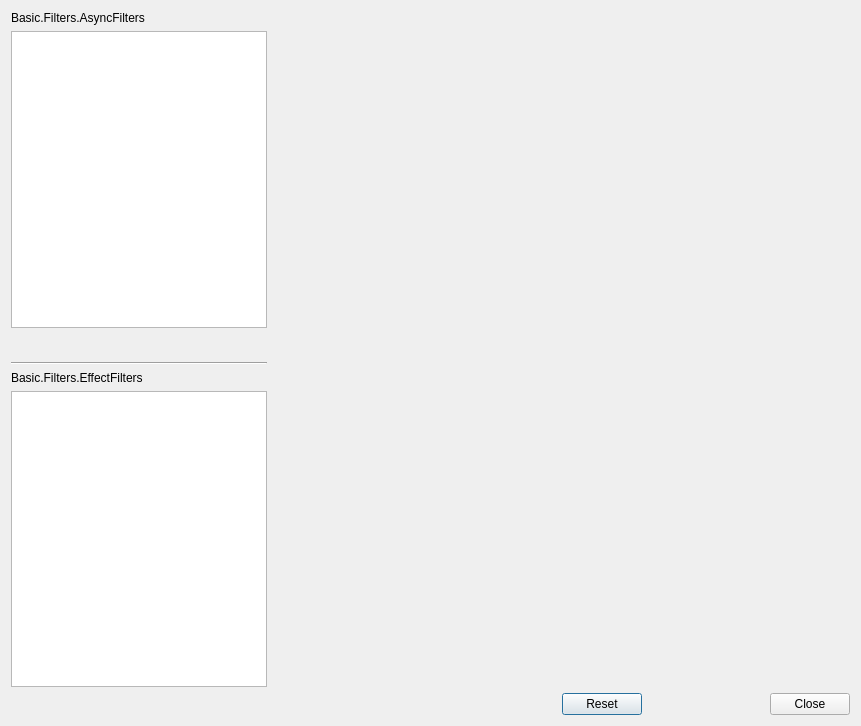
<?xml version="1.0" encoding="UTF-8"?>
<ui version="4.0">
 <class>OBSBasicFilters</class>
 <widget class="QDialog" name="OBSBasicFilters">
  <property name="geometry">
   <rect>
    <x>0</x>
    <y>0</y>
    <width>861</width>
    <height>726</height>
   </rect>
  </property>
  <property name="windowTitle">
   <string>Basic.Filters</string>
  </property>
  <layout class="QVBoxLayout" name="verticalLayout">
   <item>
    <layout class="QHBoxLayout" name="horizontalLayout">
     <property name="sizeConstraint">
      <enum>QLayout::SetMinimumSize</enum>
     </property>
     <item>
      <layout class="QVBoxLayout" name="verticalLayout_2">
       <item>
        <widget class="QWidget" name="asyncWidget">
         <property name="sizePolicy">
          <sizepolicy hsizetype="Preferred" vsizetype="Expanding">
           <horstretch>0</horstretch>
           <verstretch>0</verstretch>
          </sizepolicy>
         </property>
         <layout class="QVBoxLayout" name="verticalLayout_3">
          <property name="leftMargin">
           <number>0</number>
          </property>
          <property name="topMargin">
           <number>0</number>
          </property>
          <property name="rightMargin">
           <number>0</number>
          </property>
          <property name="bottomMargin">
           <number>0</number>
          </property>
          <item>
           <widget class="QLabel" name="asyncLabel">
            <property name="text">
             <string>Basic.Filters.AsyncFilters</string>
            </property>
           </widget>
          </item>
          <item>
           <widget class="FocusList" name="asyncFilters">
            <property name="sizePolicy">
             <sizepolicy hsizetype="Preferred" vsizetype="Expanding">
              <horstretch>0</horstretch>
              <verstretch>0</verstretch>
             </sizepolicy>
            </property>
            <property name="contextMenuPolicy">
             <enum>Qt::CustomContextMenu</enum>
            </property>
            <property name="dragEnabled">
             <bool>true</bool>
            </property>
            <property name="dragDropMode">
             <enum>QAbstractItemView::InternalMove</enum>
            </property>
            <property name="defaultDropAction">
             <enum>Qt::TargetMoveAction</enum>
            </property>
           </widget>
          </item>
          <item alignment="Qt::AlignLeft">
           <widget class="QWidget" name="widget">
            <layout class="QHBoxLayout" name="horizontalLayout_4">
             <property name="spacing">
              <number>4</number>
             </property>
             <property name="leftMargin">
              <number>0</number>
             </property>
             <property name="topMargin">
              <number>0</number>
             </property>
             <property name="rightMargin">
              <number>0</number>
             </property>
             <property name="bottomMargin">
              <number>0</number>
             </property>
             <item>
              <widget class="QPushButton" name="addAsyncFilter">
               <property name="maximumSize">
                <size>
                 <width>22</width>
                 <height>22</height>
                </size>
               </property>
               <property name="text">
                <string notr="true"/>
               </property>
               <property name="icon">
                <iconset resource="obs.qrc">
                 <normaloff>:/res/images/add.png</normaloff>:/res/images/add.png</iconset>
               </property>
               <property name="autoDefault">
                <bool>false</bool>
               </property>
               <property name="flat">
                <bool>true</bool>
               </property>
               <property name="themeID" stdset="0">
                <string>addIconSmall</string>
               </property>
               <property name="accessibleName">
                <string>Add</string>
               </property>
              </widget>
             </item>
             <item>
              <widget class="QPushButton" name="removeAsyncFilter">
               <property name="maximumSize">
                <size>
                 <width>22</width>
                 <height>22</height>
                </size>
               </property>
               <property name="text">
                <string notr="true"/>
               </property>
               <property name="icon">
                <iconset resource="obs.qrc">
                 <normaloff>:/res/images/list_remove.png</normaloff>:/res/images/list_remove.png</iconset>
               </property>
               <property name="autoDefault">
                <bool>false</bool>
               </property>
               <property name="flat">
                <bool>true</bool>
               </property>
               <property name="themeID" stdset="0">
                <string>removeIconSmall</string>
               </property>
               <property name="accessibleName">
                <string>Remove</string>
               </property>
              </widget>
             </item>
             <item>
              <widget class="QPushButton" name="moveAsyncFilterUp">
               <property name="maximumSize">
                <size>
                 <width>22</width>
                 <height>22</height>
                </size>
               </property>
               <property name="text">
                <string notr="true"/>
               </property>
               <property name="icon">
                <iconset resource="obs.qrc">
                 <normaloff>:/res/images/up.png</normaloff>:/res/images/up.png</iconset>
               </property>
               <property name="autoDefault">
                <bool>false</bool>
               </property>
               <property name="flat">
                <bool>true</bool>
               </property>
               <property name="themeID" stdset="0">
                <string>upArrowIconSmall</string>
               </property>
               <property name="accessibleName">
                <string>MoveUp</string>
               </property>
              </widget>
             </item>
             <item>
              <widget class="QPushButton" name="moveAsyncFilterDown">
               <property name="maximumSize">
                <size>
                 <width>22</width>
                 <height>22</height>
                </size>
               </property>
               <property name="text">
                <string notr="true"/>
               </property>
               <property name="icon">
                <iconset resource="obs.qrc">
                 <normaloff>:/res/images/down.png</normaloff>:/res/images/down.png</iconset>
               </property>
               <property name="autoDefault">
                <bool>false</bool>
               </property>
               <property name="flat">
                <bool>true</bool>
               </property>
               <property name="themeID" stdset="0">
                <string>downArrowIconSmall</string>
               </property>
               <property name="accessibleName">
                <string>MoveDown</string>
               </property>
              </widget>
             </item>
            </layout>
           </widget>
          </item>
         </layout>
        </widget>
       </item>
       <item>
        <widget class="Line" name="separatorLine">
         <property name="orientation">
          <enum>Qt::Horizontal</enum>
         </property>
        </widget>
       </item>
       <item>
        <widget class="QWidget" name="effectWidget">
         <property name="sizePolicy">
          <sizepolicy hsizetype="Preferred" vsizetype="Expanding">
           <horstretch>0</horstretch>
           <verstretch>0</verstretch>
          </sizepolicy>
         </property>
         <layout class="QVBoxLayout" name="verticalLayout_4">
          <property name="leftMargin">
           <number>0</number>
          </property>
          <property name="topMargin">
           <number>0</number>
          </property>
          <property name="rightMargin">
           <number>0</number>
          </property>
          <property name="bottomMargin">
           <number>0</number>
          </property>
          <item>
           <widget class="QLabel" name="label_2">
            <property name="text">
             <string>Basic.Filters.EffectFilters</string>
            </property>
           </widget>
          </item>
          <item>
           <widget class="FocusList" name="effectFilters">
            <property name="sizePolicy">
             <sizepolicy hsizetype="Preferred" vsizetype="Expanding">
              <horstretch>0</horstretch>
              <verstretch>0</verstretch>
             </sizepolicy>
            </property>
            <property name="contextMenuPolicy">
             <enum>Qt::CustomContextMenu</enum>
            </property>
            <property name="dragEnabled">
             <bool>true</bool>
            </property>
            <property name="dragDropMode">
             <enum>QAbstractItemView::InternalMove</enum>
            </property>
            <property name="defaultDropAction">
             <enum>Qt::TargetMoveAction</enum>
            </property>
           </widget>
          </item>
          <item alignment="Qt::AlignLeft">
           <widget class="QWidget" name="widget_2">
            <layout class="QHBoxLayout" name="horizontalLayout_6">
             <property name="spacing">
              <number>4</number>
             </property>
             <property name="leftMargin">
              <number>0</number>
             </property>
             <property name="topMargin">
              <number>0</number>
             </property>
             <property name="rightMargin">
              <number>0</number>
             </property>
             <property name="bottomMargin">
              <number>0</number>
             </property>
             <item>
              <widget class="QPushButton" name="addEffectFilter">
               <property name="maximumSize">
                <size>
                 <width>22</width>
                 <height>22</height>
                </size>
               </property>
               <property name="text">
                <string notr="true"/>
               </property>
               <property name="icon">
                <iconset resource="obs.qrc">
                 <normaloff>:/res/images/add.png</normaloff>:/res/images/add.png</iconset>
               </property>
               <property name="autoDefault">
                <bool>false</bool>
               </property>
               <property name="flat">
                <bool>true</bool>
               </property>
               <property name="themeID" stdset="0">
                <string>addIconSmall</string>
               </property>
               <property name="accessibleName">
                <string>Add</string>
               </property>
              </widget>
             </item>
             <item>
              <widget class="QPushButton" name="removeEffectFilter">
               <property name="maximumSize">
                <size>
                 <width>22</width>
                 <height>22</height>
                </size>
               </property>
               <property name="text">
                <string notr="true"/>
               </property>
               <property name="icon">
                <iconset resource="obs.qrc">
                 <normaloff>:/res/images/list_remove.png</normaloff>:/res/images/list_remove.png</iconset>
               </property>
               <property name="autoDefault">
                <bool>false</bool>
               </property>
               <property name="flat">
                <bool>true</bool>
               </property>
               <property name="themeID" stdset="0">
                <string>removeIconSmall</string>
               </property>
               <property name="accessibleName">
                <string>Remove</string>
               </property>
              </widget>
             </item>
             <item>
              <widget class="QPushButton" name="moveEffectFilterUp">
               <property name="maximumSize">
                <size>
                 <width>22</width>
                 <height>22</height>
                </size>
               </property>
               <property name="text">
                <string notr="true"/>
               </property>
               <property name="icon">
                <iconset resource="obs.qrc">
                 <normaloff>:/res/images/up.png</normaloff>:/res/images/up.png</iconset>
               </property>
               <property name="autoDefault">
                <bool>false</bool>
               </property>
               <property name="flat">
                <bool>true</bool>
               </property>
               <property name="themeID" stdset="0">
                <string>upArrowIconSmall</string>
               </property>
               <property name="accessibleName">
                <string>MoveUp</string>
               </property>
              </widget>
             </item>
             <item>
              <widget class="QPushButton" name="moveEffectFilterDown">
               <property name="maximumSize">
                <size>
                 <width>22</width>
                 <height>22</height>
                </size>
               </property>
               <property name="text">
                <string notr="true"/>
               </property>
               <property name="icon">
                <iconset resource="obs.qrc">
                 <normaloff>:/res/images/down.png</normaloff>:/res/images/down.png</iconset>
               </property>
               <property name="autoDefault">
                <bool>false</bool>
               </property>
               <property name="flat">
                <bool>true</bool>
               </property>
               <property name="themeID" stdset="0">
                <string>downArrowIconSmall</string>
               </property>
               <property name="accessibleName">
                <string>MoveDown</string>
               </property>
              </widget>
             </item>
            </layout>
           </widget>
          </item>
         </layout>
        </widget>
       </item>
      </layout>
     </item>
     <item>
      <layout class="QVBoxLayout" name="rightContainerLayout">
       <item>
        <layout class="QVBoxLayout" name="rightLayout">
         <item>
          <widget class="OBSQTDisplay" name="preview">
           <property name="sizePolicy">
            <sizepolicy hsizetype="Expanding" vsizetype="Expanding">
             <horstretch>0</horstretch>
             <verstretch>0</verstretch>
            </sizepolicy>
           </property>
           <property name="minimumSize">
            <size>
             <width>24</width>
             <height>24</height>
            </size>
           </property>
          </widget>
         </item>
        </layout>
       </item>
       <item>
        <layout class="QHBoxLayout" name="horizontalLayout_2">
         <property name="spacing">
          <number>4</number>
         </property>
         <property name="sizeConstraint">
          <enum>QLayout::SetMaximumSize</enum>
         </property>
         <item>
          <spacer name="horizontalSpacer">
           <property name="orientation">
            <enum>Qt::Horizontal</enum>
           </property>
           <property name="sizeHint" stdset="0">
            <size>
             <width>0</width>
             <height>0</height>
            </size>
           </property>
          </spacer>
         </item>
         <item>
          <widget class="QDialogButtonBox" name="buttonBox">
           <property name="standardButtons">
            <set>QDialogButtonBox::Reset|QDialogButtonBox::Close</set>
           </property>
          </widget>
         </item>
        </layout>
       </item>
      </layout>
     </item>
    </layout>
   </item>
  </layout>
  <action name="actionRemoveFilter">
   <property name="icon">
    <iconset resource="obs.qrc">
     <normaloff>:/res/images/list_remove.png</normaloff>:/res/images/list_remove.png</iconset>
   </property>
   <property name="text">
    <string>Remove</string>
   </property>
   <property name="shortcut">
    <string>Del</string>
   </property>
  </action>
  <action name="actionMoveUp">
   <property name="icon">
    <iconset resource="obs.qrc">
     <normaloff>:/res/images/up.png</normaloff>:/res/images/up.png</iconset>
   </property>
   <property name="text">
    <string>Basic.MainMenu.Edit.Order.MoveUp</string>
   </property>
   <property name="shortcut">
    <string>Ctrl+Up</string>
   </property>
  </action>
  <action name="actionMoveDown">
   <property name="icon">
    <iconset resource="obs.qrc">
     <normaloff>:/res/images/down.png</normaloff>:/res/images/down.png</iconset>
   </property>
   <property name="text">
    <string>Basic.MainMenu.Edit.Order.MoveDown</string>
   </property>
   <property name="shortcut">
    <string>Ctrl+Down</string>
   </property>
  </action>
 </widget>
 <customwidgets>
  <customwidget>
   <class>OBSQTDisplay</class>
   <extends>QWidget</extends>
   <header>qt-display.hpp</header>
   <container>1</container>
  </customwidget>
  <customwidget>
   <class>FocusList</class>
   <extends>QListWidget</extends>
   <header>focus-list.hpp</header>
  </customwidget>
 </customwidgets>
 <resources>
  <include location="obs.qrc"/>
 </resources>
 <connections>
 </connections>
</ui>
